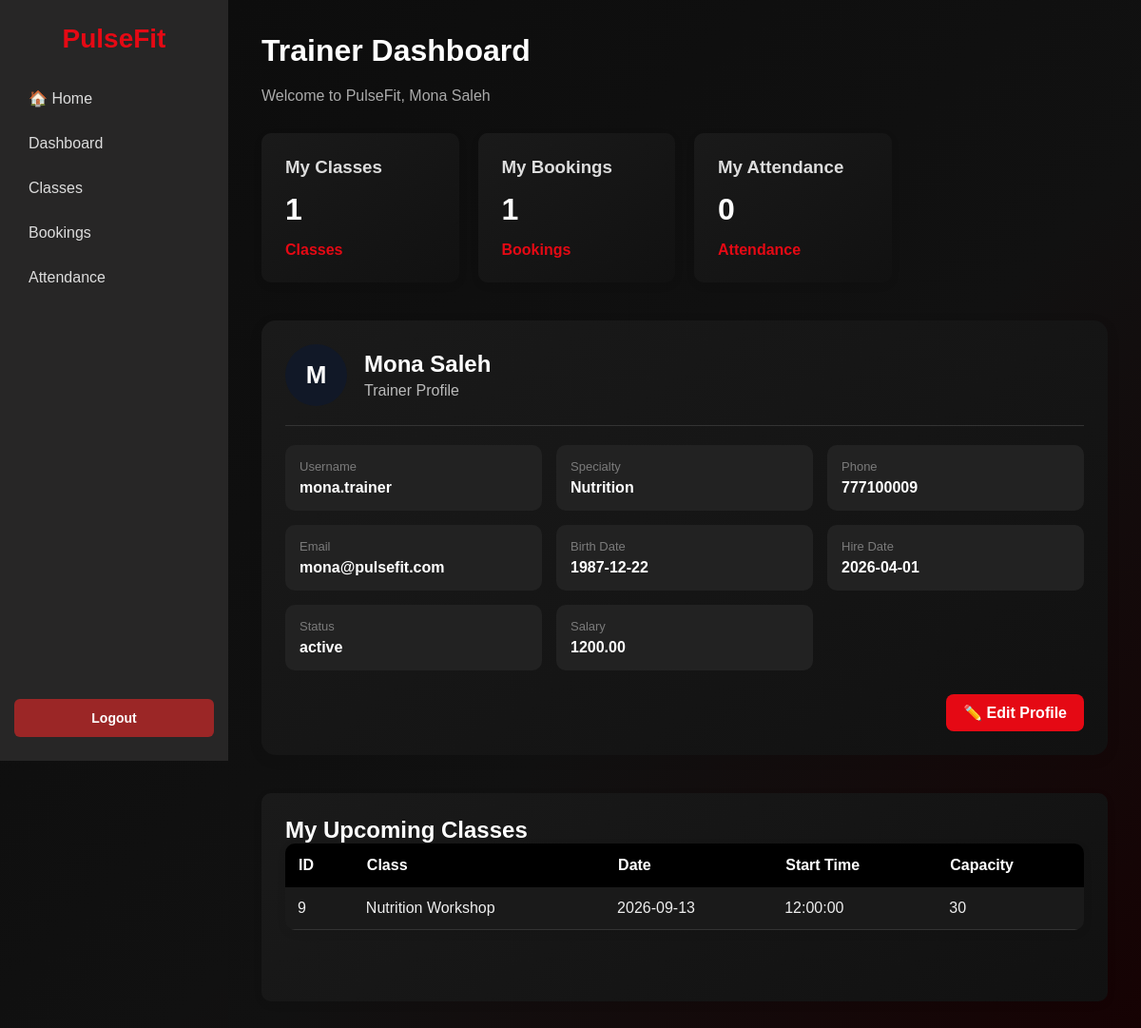
The app's page /pages/trainers/dashboard.php (signed in) with its own data.
### tables this page shows
CREATE TABLE `trainers` (
  `trainer_id` int(10) NOT NULL,
  `specialty` varchar(100) NOT NULL,
  `hire_date` date NOT NULL,
  `salary` decimal(10,2) NOT NULL,
  `user_id` int(10) NOT NULL,
  `birth_date` date DEFAULT NULL
);

CREATE TABLE `users` (
  `user_id` int(10) NOT NULL COMMENT 'pk',
  `full_name` varchar(100) NOT NULL,
  `username` varchar(50) NOT NULL,
  `password` varchar(255) NOT NULL,
  `role` varchar(20) NOT NULL,
  `profile_id` int(10) DEFAULT 4,
  `phone` varchar(20) NOT NULL,
  `email` varchar(100) NOT NULL,
  `status` varchar(20) NOT NULL,
  `image` varchar(255) DEFAULT NULL
);

CREATE TABLE `classes` (
  `class_id` int(10) NOT NULL,
  `class_name` varchar(100) NOT NULL,
  `class_date` date NOT NULL,
  `start_time` time NOT NULL,
  `capacity` int(20) NOT NULL,
  `trainer_id` int(10) NOT NULL
);

### functions/helpers.php (called while the page is built, shortened)
<?php
function baseUrl()
{
    return "/PulseFit";
}

### pages/trainers/dashboard.php (the view, shortened to what this page needs)
<?php
require_once __DIR__ . "/../../functions/helpers.php";
require_once __DIR__ . "/../../config/database.php";
$user_id = $_SESSION["user_id"];
$stmt = $conn->prepare(
    "SELECT
        trainers.trainer_id,
        trainers.specialty,
        trainers.hire_date,
        trainers.salary,
        trainers.birth_date,
        users.full_name,
        users.username,
        users.email,
        users.phone,
        users.status,
        users.image
     FROM trainers
     INNER JOIN users
        ON trainers.user_id = users.user_id
     WHERE trainers.user_id = ?"
);
$stmt->bind_param(
    "i",
    $user_id
);
$stmt->execute();
$result = $stmt->get_result();
$trainer = $result->fetch_assoc();
$trainer_id = $trainer["trainer_id"];
$stmt = $conn->prepare(
    "SELECT COUNT(*) AS total
     FROM classes
     WHERE trainer_id = ?"
);
$stmt->bind_param(
    "i",
    $trainer_id
);
$stmt->execute();
$myClasses = $stmt
    ->get_result()
    ->fetch_assoc()["total"];
$stmt = $conn->prepare(
    "SELECT COUNT(*) AS total
     FROM bookings
     INNER JOIN classes
        ON bookings.class_id = classes.class_id
     WHERE classes.trainer_id = ?"
);
$stmt->bind_param(
    "i",
    $trainer_id
);
$stmt->execute();
$myBookings = $stmt
    ->get_result()
    ->fetch_assoc()["total"];
$stmt = $conn->prepare(
    "SELECT COUNT(*) AS total
     FROM attendance
     INNER JOIN classes
        ON attendance.class_id = classes.class_id
     WHERE classes.trainer_id = ?"
);
$stmt->bind_param(
    "i",
    $trainer_id
);
$stmt->execute();
$myAttendance = $stmt
    ->get_result()
    ->fetch_assoc()["total"];
$stmt = $conn->prepare(
    "SELECT
        class_id,
        class_name,
        class_date,
        start_time,
        capacity
     FROM classes
     WHERE trainer_id = ?
     ORDER BY class_date ASC, start_time ASC
     LIMIT 5"
);
$stmt->bind_param(
    "i",
    $trainer_id
);
$stmt->execute();
$upcomingClasses = $stmt->get_result();
?>
<!DOCTYPE html>
<html lang="en">
<head>
    <link
        rel="stylesheet"
        href="../../assets/css/style.css"
    >
</head>
<body>
<div class="dashboard">
    <?php require_once __DIR__ . "/../../includes/sidebar.php"; ?>
    <main class="main-content">
        <header class="dashboard-header">
            <div>
                <h1>
                    Trainer Dashboard
                </h1>
                <p>
                    Welcome to PulseFit,
                    <?= htmlspecialchars($trainer["full_name"]) ?>
                </p>
            </div>
        </header>
        <section class="cards">
            <div class="card">
                <h3>
                    My Classes
                </h3>
                <p>
                    <?= $myClasses ?>
                </p>
                <a href="/PulseFit/pages/gym_classes/classes.php">
                    Classes
                </a>
            </div>
            <div class="card">
                <h3>
                    My Bookings
                </h3>
                <p>
                    <?= $myBookings ?>
                </p>
                <a href="/PulseFit/pages/bookings/bookings.php">
                    Bookings
                </a>
            </div>
            <div class="card">
                <h3>
                    My Attendance
                </h3>
                <p>
                    <?= $myAttendance ?>
                </p>
                <a href="/PulseFit/pages/attendance/attendance.php">
                    Attendance
                </a>
            </div>
        </section>
        <section class="profile-card">
            <div class="profile-header">
                <div class="profile-avatar">
                    <?php if (!empty($trainer["image"])): ?>
                        <img
                            src="/PulseFit/uploads/users/<?= htmlspecialchars($trainer["image"]) ?>"
                            alt="Profile Photo"
                        >
                    <?php else: ?>
                        <?= strtoupper(
                            substr(
                                $trainer["full_name"],
                                0,
                                1
                            )
                        ) ?>
                    <?php endif; ?>
                </div>
                <div>
                    <h2>
                        <?= htmlspecialchars(
                            $trainer["full_name"]
                        ) ?>
                    </h2>
                    <p>
                        Trainer Profile
                    </p>
                </div>
            </div>
            <div class="profile-info">
                <div class="profile-item">
                    <span>
                        Username
                    </span>
                    <strong>
                        <?= htmlspecialchars(
                            $trainer["username"]
                        ) ?>
                    </strong>
                </div>
                <div class="profile-item">
                    <span>
                        Specialty
                    </span>
                    <strong>
                        <?= htmlspecialchars(
                            $trainer["specialty"]
                        ) ?>
                    </strong>
                </div>
                <div class="profile-item">
                    <span>
                        Phone
                    </span>
                    <strong>
                        <?= htmlspecialchars(
                            $trainer["phone"]
                        ) ?>
                    </strong>
                </div>
                <div class="profile-item">
                    <span>
                        Email
                    </span>
                    <strong>
                        <?= htmlspecialchars(
                            $trainer["email"]
                        ) ?>
                    </strong>
                </div>
                <div class="profile-item">
                    <span>
                        Birth Date
                    </span>
                    <strong>
                        <?= htmlspecialchars(
                            $trainer["birth_date"]
                        ) ?>
                    </strong>
                </div>
                <div class="profile-item">
                    <span>
                        Hire Date
                    </span>
                    <strong>
                        <?= htmlspecialchars(
                            $trainer["hire_date"]
                        ) ?>
                    </strong>
                </div>
                <div class="profile-item">
                    <span>
                        Status
                    </span>
                    <strong>
                        <?= htmlspecialchars(
                            $trainer["status"]
                        ) ?>
                    </strong>
                </div>
                <div class="profile-item">
                    <span>
                        Salary
                    </span>
                    <strong>
                        <?= htmlspecialchars(
                            $trainer["salary"]
                        ) ?>
                    </strong>
                </div>
            </div>
            <div class="profile-card-actions">
    <a
        href="<?= baseUrl() ?>/pages/profile/edit.php"
        class="edit-profile-btn"
    >
        ✏️ Edit Profile
    </a>
</div>
        </section>
        <section
            class="card"
            style="margin-top: 40px;"
        >
            <h2>
                My Upcoming Classes
            </h2>
            <?php if ($upcomingClasses->num_rows === 0): ?>
                <h3>
                    No classes found.
                </h3>
            <?php else: ?>
                <table>
                    <thead>
                        <tr>
                            <th>
                                ID
                            </th>
                            <th>
                                Class
                            </th>
                            <th>
                                Date
                            </th>
                            <th>
                                Start Time
                            </th>
                            <th>
                                Capacity
                            </th>
                        </tr>
                    </thead>
                    <tbody>
                        <?php while (
                            $item = $upcomingClasses->fetch_assoc()
                        ): ?>
                            <tr>
                                <td>
                                    <?= htmlspecialchars(
                                        $item["class_id"]
                                    ) ?>
                                </td>
                                <td>
                                    <?= htmlspecialchars(
                                        $item["class_name"]
                                    ) ?>
                                </td>
                                <td>
                                    <?= htmlspecialchars(
                                        $item["class_date"]
                                    ) ?>
                                </td>
                                <td>
                                    <?= htmlspecialchars(
                                        $item["start_time"]
                                    ) ?>
                                </td>
                                <td>
                                    <?= htmlspecialchars(
                                        $item["capacity"]
                                    ) ?>
                                </td>
                            </tr>
                        <?php endwhile; ?>
                    </tbody>
                </table>
            <?php endif; ?>
        </section>
    </main>
</div>
</body>
</html>

### records on screen
trainers: user.full_name "Mona Saleh", user.full_name "M", user.username "mona.trainer", specialty "Nutrition", user.phone "777100009", user.email "mona@pulsefit.com", birth_date "1987-12-22", hire_date "2026-04-01", user.status "active", salary "1200.00"
classes: class_id "9", class_name "Nutrition Workshop", class_date "2026-09-13", start_time "12:00:00", capacity "30"

### other values on screen
$myClasses "1"
$myBookings "1"
$myAttendance "0"
